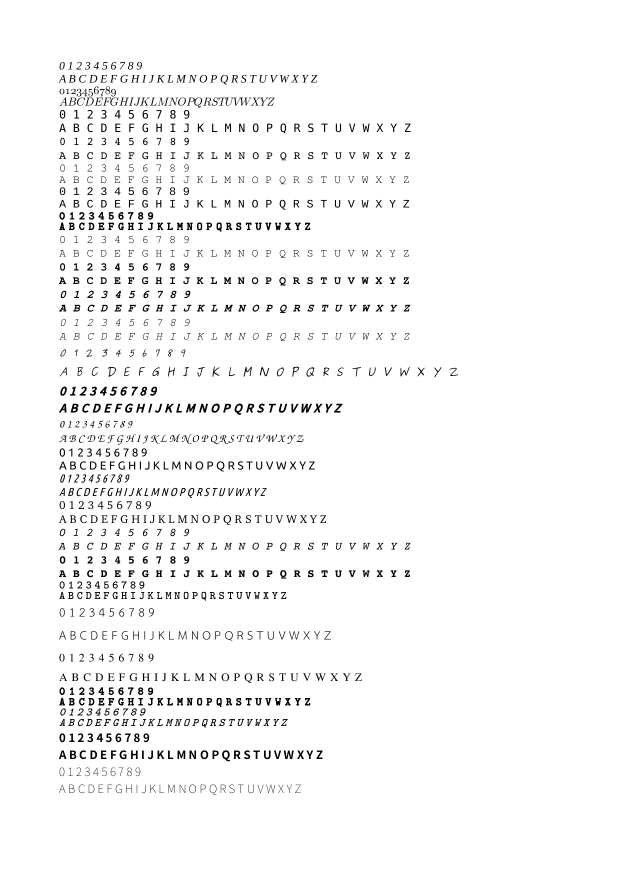
#> input picture KNN-Character-Recognition/try1.png, 1240 x 1755 px (shown at 1/2 size)
$ python charGen.py   (older library calls are emulated)
#> lines starting #> are read from the running program, lines starting #| are printed output that depends on the picture; after the words box and inside, x2 and y2 are one past the last pixel; in counts of white or black regions, pixels touching at a corner belong together
import sys
import numpy as np
import cv2
import os

MIN_CONTOUR_AREA = 100

RESIZED_IMAGE_WIDTH = 20
RESIZED_IMAGE_HEIGHT = 30

def main():
    imgTrainNos = cv2.imread("try1.png")
#> imgTrainNos is the input picture: shape (1755, 1240, 3); min 0, max 255, mean 247.5

    if imgTrainNos is None:
        print("error: image not read from the given file! \n\n")
        os.system("pause")
        return
    #end


    imageGray = cv2.cvtColor(imgTrainNos, cv2.COLOR_BGR2GRAY)
    imageBlurred = cv2.GaussianBlur(imageGray, (5,5), 0)

    imageThresh = cv2.adaptiveThreshold(imageBlurred,
                                        255,
                                        cv2.ADAPTIVE_THRESH_GAUSSIAN_C,
                                        cv2.THRESH_BINARY_INV,
                                        11,
                                        2)
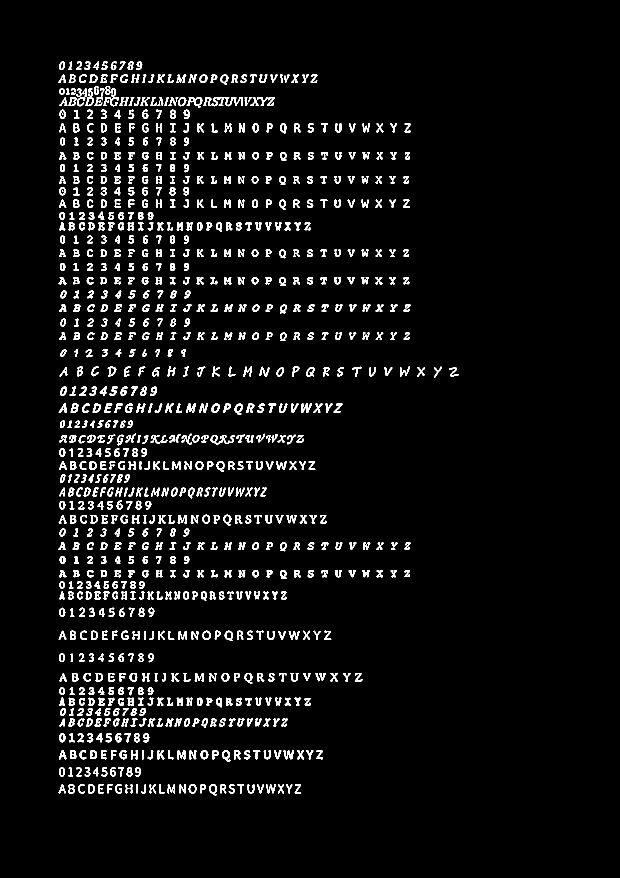
#> imageThresh: shape (1755, 1240) (shown at 1/2 size); 4.9% white; 942 white regions (4 under 20 px)

    cv2.imshow("imageThresh", imageThresh)

    imageThreshCopy = imageThresh.copy()

    imageContours, npaContours, npaHierarchy = cv2.findContours(imageThreshCopy,
                                                                cv2.RETR_EXTERNAL,
                                                                cv2.CHAIN_APPROX_SIMPLE)
#> npaContours = 940 contours, 4 with area under 20; largest, box (x1, y1, x2, y2) and area: (423, 194, 486, 213) 354, (373, 194, 405, 216) 348, (421, 870, 470, 889) 316, (501, 194, 550, 212) 253, (469, 807, 486, 830) 242; npaHierarchy = 940 rows, first 6: [1, -1, -1, -1], [2, 0, -1, -1], [3, 1, -1, -1], [4, 2, -1, -1], [5, 3, -1, -1], [6, 4, -1, -1]

    npaFlattenedImages = np.empty((0, RESIZED_IMAGE_WIDTH * RESIZED_IMAGE_HEIGHT))

    intClassifications = []

    intValidChars = [ord('0'), ord('1'), ord('2'), ord('3'), ord('4'), ord('5'), ord('6'), ord('7'), ord('8'), ord('9'),
                     ord('A'), ord('B'), ord('C'), ord('D'), ord('E'), ord('F'), ord('G'), ord('H'), ord('I'), ord('J'),
                     ord('K'), ord('L'), ord('M'), ord('N'), ord('O'), ord('P'), ord('Q'), ord('R'), ord('S'), ord('T'),
                     ord('U'), ord('V'), ord('W'), ord('X'), ord('Y'), ord('Z')]

    for npaContour in npaContours:
        if cv2.contourArea(npaContour)> MIN_CONTOUR_AREA:
            [intX, intY, intW, intH] = cv2.boundingRect(npaContour)

            cv2.rectangle(imgTrainNos,
                         (intX, intY),
                         (intX+intW,intY+intH),
                         (0,0,255),
                          2)


            imageCrop = imageThresh[intY:intY+intH, intX:intX+intW]
            imageCropResized = cv2.resize(imageCrop, (RESIZED_IMAGE_WIDTH, RESIZED_IMAGE_HEIGHT))


            cv2.imshow("imageCrop", imageCrop)
            cv2.imshow("imageCropResized", imageCropResized)
            cv2.imshow("training_numbers.png",imgTrainNos)


            intChar = cv2.waitKey(0)

            if intChar == 27:
               sys.exit()
            elif intChar in intValidChars:
                intClassifications.append(intChar)

                npaFlattenedImage = imageCropResized.reshape((1, RESIZED_IMAGE_WIDTH * RESIZED_IMAGE_HEIGHT))
                npaFlattenedImages = np.append(npaFlattenedImages, npaFlattenedImage, 0)
#> this loop made 9 passes; (key Q is pressed on pass 4)
#> (intX, intY, intW, intH) on passes 4, 9: (532, 1568, 19, 19), (440, 1568, 13, 19)
#> imgTrainNos: shape (1755, 1240, 3); 0.02% of pixels changed, all inside (x1, y1, x2, y2) = (439, 1567, 553, 1589)
#> after the loop, intClassifications = [81]

            #endif
        #endif
    #endfor


    floatClassifications = np.array(intClassifications, np.float32)
    npaClassifications= floatClassifications.reshape(floatClassifications.size, 1)

    print("\n TRAINING DONE!\n")

    np.savetxt("Classifications.txt", npaClassifications)
    np.savetxt("FlattenedImages.txt", npaFlattenedImages)

    cv2.destroyAllWindows()

    return

if __name__ == "__main__":
    main()
#> (the program exits here)

$ run again, with KNN-Character-Recognition/training_chars.png copied over KNN-Character-Recognition/try1.png
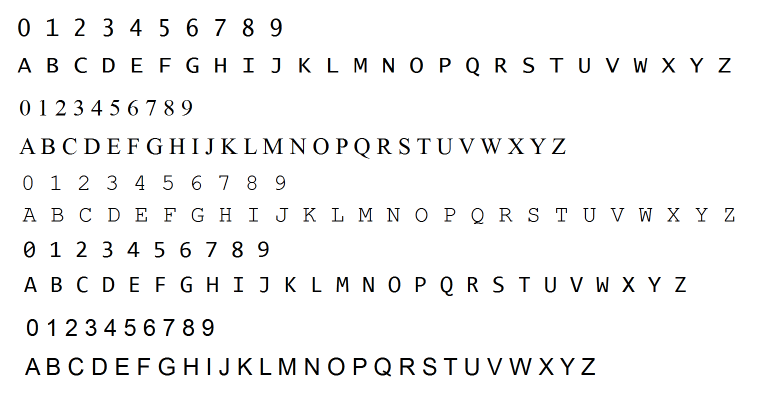
#> input picture KNN-Character-Recognition/training_chars.png, 1516 x 788 px (shown at 1/2 size)
#> in main, imgTrainNos is the input picture: shape (788, 1516, 3); mean B, G, R 245.2, 245.2, 245.2
#> in main, `imageThresh = cv2.adaptiveThreshold(imageBlurred, 255, cv2.ADAPTIVE_TH..`:
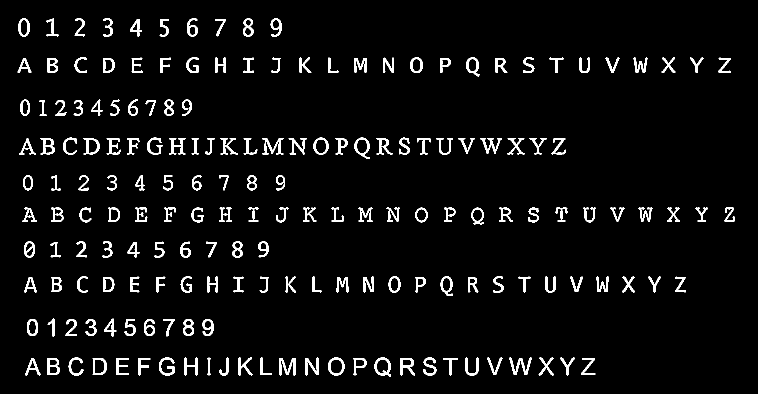
#> imageThresh: shape (788, 1516) (shown at 1/2 size); 4.5% white; 180 white regions
#> npaContours = 180 contours; largest, box (x1, y1, x2, y2) and area: (749, 715, 782, 753) 918, (656, 715, 689, 751) 908, (709, 275, 740, 318) 817, (185, 716, 214, 750) 805, (627, 275, 657, 310) 782; npaHierarchy = 180 rows, first 6: [1, -1, -1, -1], [2, 0, -1, -1], [3, 1, -1, -1], [4, 2, -1, -1], [5, 3, -1, -1], [6, 4, -1, -1]
#> the loop in main, `for npaContour in npaContours:` made 2 passes; (key Q is pressed on pass 1)
#> (intX, intY, intW, intH) on passes 1 to 2: (1163, 716, 28, 34), (887, 716, 28, 35)
#> after the loop in main, `for npaContour in npaContours:`:
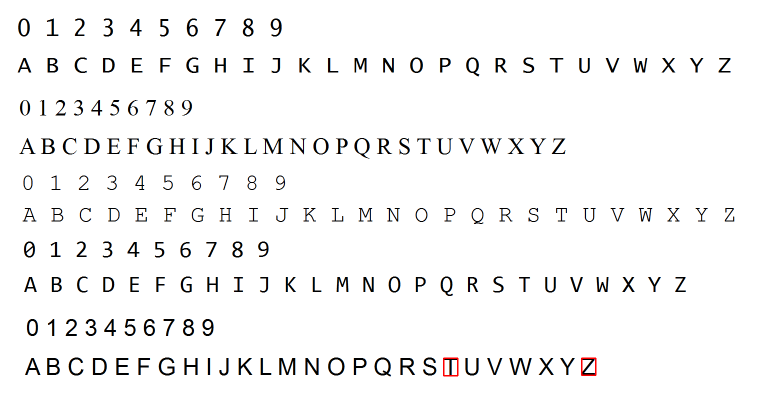
#> imgTrainNos: shape (788, 1516, 3) (shown at 1/2 size); 0.06% of pixels changed, all inside (x1, y1, x2, y2) = (886, 715, 1193, 753)
#> after the loop in main, `for npaContour in npaContours:`: intClassifications = [81]
